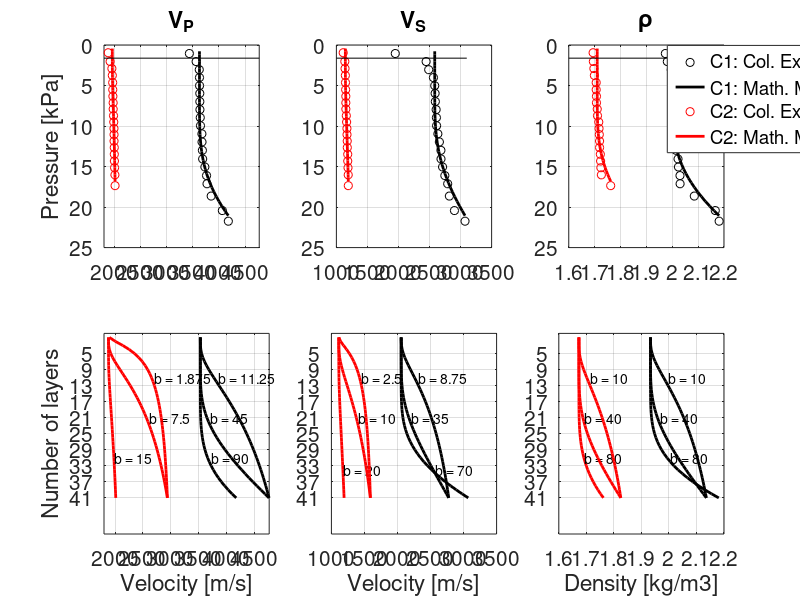

Here is the MATLAB script that generated this plot: (Note: this script raises an error after producing the figure.)
%__________________________________________________________________________
%
% **** Teoria de Backus com correção da pressão de OverBurden *************
% A correção é baseada na equação y = y0 + A*exp(p) para as velocidades P e
% S e para a densidade, em que crescem com o acréscimo da pressão de
% overburden (p).
%__________________________________________________________________________

clc
clear all
close all

% ====>>> Backus' formalism

% Vetor amostras
nmax = 41;         % Número máximo de camadas da maior amostra
ncam = [5:4:nmax]; % Vetor com a quantidade de camadas das amostras

% Valor médio da espessura das camadas - artigo 1
zi = 1.4689; % mm

% Vetor espessuras de cada camada da amostra: atribui erro de +-4.85% a zi
z1=(zi+0.0485*(rand(1,ncam(numel(ncam)))-rand(1,ncam(numel(ncam)))))/1000;

% Vetor com as espessuras de cada amostra
for i = 1:numel(ncam);
   h(i) = sum(z1(1:ncam(i)));
end

%% Lendo os dados do experimento das colunas de cimento e argamassa

cim = load('dados_expCol_cim.txt'); % h_plug, Vp, Vs, Rho
ro_c_expC = sort(cim(:,2));
vp_c_expC = sort(cim(:,3));
vs_c_expC = sort(cim(:,4));

arg = load('dados_expCol_arg.txt'); % h_plug, Vp, Vs, Rho
ro_a_expC = sort(arg(:,2));
vp_a_expC = sort(arg(:,3))+674;
vs_a_expC = sort(arg(:,4))+329;

load('z_c.txt');
load('z_a.txt');
pcol_c = load('pres_c.txt');
pcol_a = load('pres_a.txt');


%% PARÂMETROS DE C1 E C2 (AMOSTRAS REFERÊNCIAS) PARA:
%  (C1: cimento100% e C2: argamassa40%+a.media60%)

% == Valores iniciais ==

% Escolha feita para o Artigo 1
vp_c_art_i = 3531.8;    % [m/s] cim
vs_c_art_i = 2055.7;    % [m/s] cim
vp_a_art_i = 1880.8;    % [m/s] arg
vs_a_art_i = 1111.6;    % [m/s] arg
ro_c_art_i = 1.933;     % [kg/m3] cim
ro_a_art_i = 1.673;     % [kg/m3] arg

% Baseado no exp. das colunas
vp_c_pob_i = 3626.62;   % [m/s] cim
vs_c_pob_i = 2583.89;   % [m/s] cim
vp_a_pob_i = 1959.10;   % [m/s] arg
vs_a_pob_i = 1144.40;   % [m/s] arg
ro_c_pob_i = 2.001;     % [kg/m3] cim
ro_a_pob_i = 1.710;     % [kg/m3] arg

% == Valores finais ==

% Baseado no exp. das colunas
vp_c_pob_f = 4178.74;   % [m/s] cim
vs_c_pob_f = 3071.76;   % [m/s] cim
vp_a_pob_f = 2011.70;   % [m/s] arg
vs_a_pob_f = 1191.90;   % [m/s] arg
ro_c_pob_f = 2.181;    % [kg/m3] cim
ro_a_pob_f = 1.762;    % [kg/m3] arg

% Baseado na V_eff experimental amostra 33 camadas
vp_c_ptc_f = 4767.93;   % [m/s] cim
vs_c_ptc_f = 2775.76;   % [m/s] cim
vp_a_ptc_f = 2939.69;   % [m/s] arg
vs_a_ptc_f = 1589.58;   % [m/s] arg
ro_c_ptc_f = 2.13596;    % [kg/m3] cim
ro_a_ptc_f = 1.82524;    % [kg/m3] arg


%% Gerando valores de P_OB: u(p_ob) = u0 + du*exp[b*(1/p_ob - 1/p_máx)] )

% x: vetor espessuras das camadas individuais
% ---- Com zi = 1.468 mm   (tamanho real das amostras)
% x = [zi/1000:zi/1000:zi/1000*nmax];
% ---- Considerando razão: 6cm:1m ou 1.468mm : 2.43cm
zi = 2.439;   
x = [zi/100:zi/100:zi/100*nmax];    
                                 
% C1: P_OB baseado no expCol
pres_c =  3.7*x.^2 + 17*x + 0.36;

% C2: P_OB baseado no expCol
pres_a = 0.76*x.^2 + 16*x + 0.049;


%% Validação Modelo Mat. com o Exp da Coluna C1 e C2

% cimento
pcol_cs = pres_c;
pcol_as = pres_a;


b = 90*ones(1,numel(pcol_cs));
expo = exp(  b./pcol_cs - b./pcol_cs(numel(pcol_cs))  );
del = vp_c_pob_f - vp_c_pob_i;
vp_c_col = vp_c_pob_i + del./expo;
%
b = 70*ones(1,numel(pcol_cs));
expo = exp(  b./pcol_cs - b./pcol_cs(numel(pcol_cs))  );
del = vs_c_pob_f - vs_c_pob_i;
vs_c_col = vs_c_pob_i + del./expo;
%
b = 80*ones(1,numel(pcol_cs));
expo = exp(  b./pcol_cs - b./pcol_cs(numel(pcol_cs))  );
del = ro_c_pob_f - ro_c_pob_i;
ro_c_col = ro_c_pob_i + del./expo;


% argamassa

b = 15*ones(1,numel(pcol_cs));
expo = exp(  b./pcol_as - b./pcol_as(numel(pcol_as))  );
del = vp_a_pob_f - vp_a_pob_i;
vp_a_col = vp_a_pob_i + del./expo;
%
b = 20*ones(1,numel(pcol_cs));
expo = exp(  b./pcol_as - b./pcol_as(numel(pcol_as))  );
del = vs_a_pob_f - vs_a_pob_i;
vs_a_col = vs_a_pob_i + del./expo;
%
b = 80*ones(1,numel(pcol_cs));
expo = exp(  b./pcol_as - b./pcol_as(numel(pcol_as))  );
del = ro_a_pob_f - ro_a_pob_i;
ro_a_col = ro_a_pob_i + del./expo;

%

figure(3)
%suptitle('Pressure-Corrected Properties of C1 and C2 in Col. Exp. using Math. Model')

subplot(2,3,1)
title('V_P')
ylabel('Pressure [kPa]')
hold on
plot(vp_c_expC,pcol_c,'ok')
plot(vp_c_col,pcol_cs,'k','LineWidth',2)
plot(vp_a_expC,pcol_a,'or')
plot(vp_a_col,pcol_as,'r','LineWidth',2)
plot([1800 4770],pres_c(3)*ones(1,2),'k')
xlim([1800 4770])
set(gca,'YDir','reverse')
set(gca,'FontSize',15)
grid on; box on;

subplot(2,3,2)
title('V_S')
hold on
plot(vs_c_expC,pcol_c,'ok')
plot(vs_c_col,pcol_cs,'k','LineWidth',2)
plot(vs_a_expC,pcol_a,'or')
plot(vs_a_col,pcol_as,'r','LineWidth',2)
plot([1000 3100],pres_c(3)*ones(1,2),'k')
set(gca,'YDir','reverse')
set(gca,'FontSize',15)
grid on; box on;

subplot(2,3,3)
title('\rho')
hold on
plot(ro_c_expC,pcol_c,'ok')
plot(ro_c_col,pcol_cs,'k','LineWidth',2)
plot(ro_a_expC,pcol_a,'or')
plot(ro_a_col,pcol_as,'r','LineWidth',2)
plot([1.6 2.2],pres_c(3)*ones(1,2),'k')
set(gca,'YDir','reverse')
set(gca,'FontSize',15)
grid on; box on;
leg1 = legend('C1: Col. Exp.','C1: Math. Model','C2: Col. Exp.','C2: Math. Model')
set(leg1,...
    'Position',[0.834099050388767 0.745505910563849 0.151607959892082 0.144067792569177]);

set(gcf,'Position',[50 50 1500 1000]);


%% -------------------------------------------
%  P and S Wave Velocity and Rho vs P_OB:
%  -------------------------------------------
%  vp_c = vp_c_i + A.*del./expo; % coeficiente "A": no futuro

% Parâmetro de sensibilidade (b):
    b1 = [90 70 80 15 20 80];
    b2 = [90 70 80 15 20 80]/2;
    b3 = [90 70 80 15 20 80]/8; % Figura 12
    
bb = [b1;b2;b3];

pp   = [pres_c' pres_a'];
ui   = [vp_c_art_i vs_c_art_i ro_c_art_i vp_a_art_i vs_a_art_i ro_a_art_i];
%ui   = [vp_c_pob_i vs_c_pob_i ro_c_art_i vp_a_pob_i vs_a_pob_i ro_a_pob_i];
u_fi = [vp_c_pob_f vs_c_pob_f ro_c_pob_f vp_a_pob_f vs_a_pob_f ro_a_pob_f;
        vp_c_ptc_f vs_c_ptc_f ro_c_ptc_f vp_a_ptc_f vs_a_ptc_f ro_a_ptc_f];

for ii = 1:3

    i = ii;
    if ii > 1
        i = 2;
    end
    uf = u_fi(i,:);
    pc  = pp(:,1);
    pa  = pp(:,2);
    
    % =============================== For C1 layers

    b  = bb(ii,:);

    expo = exp(  b(1)./pc - b(1)./pc(numel(pc))  );
    del = uf(1) - ui(1);
    vp_c(:,ii) = ui(1) + del./expo;

    expo = exp(  b(2)./pc - b(2)./pc(numel(pc))  );
    del = uf(2) - ui(2);
    vs_c(:,ii) = ui(2) + del./expo;

    expo = exp(  b(3)./pc - b(3)./pc(numel(pc))  );
    del = uf(3) - ui(3);
    ro_c(:,ii) = ui(3) + del./expo;


    % =============================== For C2 layers


    expo = exp( b(4)./pa - b(4)./pa(numel(pa)) );
    del = uf(4) - ui(4);
    vp_a(:,ii) = ui(4) + del./expo;

    expo = exp( b(5)./pa - b(5)./pa(numel(pa)) );
    del = uf(5) - ui(5);
    vs_a(:,ii) = ui(5) + del./expo;

    expo = exp( b(6)./pa - b(6)./pa(numel(pa)) );
    del = uf(6) - ui(6);
    ro_a(:,ii) = ui(6) + del./expo;

end

% >>>> Figura das correções: vp, vs e rho

figure(3)
%xx = x*100;    % para valores de pressão
xx = [1:nmax];    % para numero de camadas
ncam = [5:4:nmax];

subplot(2,3,4)
hold on
plot(vp_c(:,1),xx,'k','lineWidth',2)
    texto = sprintf('b = %s', num2str(bb(1,1)));%,'%0.1f'));
    text(vp_c(33,1),xx(31), texto);
plot(vp_a(:,1),xx,'r','lineWidth',2)
    texto = sprintf('b = %s', num2str(bb(1,4)));%,'%0.1f'));
    text(vp_a(34,1),xx(31), texto);
plot(vp_c(:,2),xx,'k','lineWidth',2)
    texto = sprintf('b = %s', num2str(bb(2,1)));%,'%0.1f'));
    text(vp_c(23,2),xx(21), texto);
plot(vp_a(:,2),xx,'r','lineWidth',2)
    texto = sprintf('b = %s', num2str(bb(2,4)));%,'%0.1f'));
    text(vp_a(23,2),xx(21), texto);
plot(vp_c(:,3),xx,'k','lineWidth',2)
    texto = sprintf('b = %s', num2str(bb(3,1)));%,'%0.1f'));
    text(vp_c(13,3),xx(11), texto);
plot(vp_a(:,3),xx,'r','lineWidth',2)
    texto = sprintf('b = %s', num2str(bb(3,4)));%,'%0.1f'));
    text(vp_a(13,3),xx(11), texto);
xlabel('Velocity [m/s]')
ylabel('Number of layers')
xlim([1800 4770])
grid on; box on;
set(gca,'FontSize',15)
set(gca,'YDir','reverse')
set(gca,'YTick',ncam)

subplot(2,3,5)
hold on
plot(vs_c(:,1),xx,'k','lineWidth',2)
    texto = sprintf('b = %s', num2str(bb(1,2)));%,'%0.1f'));
    text(vs_c(35,1),xx(34), texto);
plot(vs_a(:,1),xx,'r','lineWidth',2)
    texto = sprintf('b = %s', num2str(bb(1,5)));%,'%0.1f'));
    text(vs_a(37,1),xx(34), texto);
plot(vs_c(:,2),xx,'k','lineWidth',2)
    texto = sprintf('b = %s', num2str(bb(2,2)));%,'%0.1f'));
    text(vs_c(23,2),xx(21), texto);
plot(vs_a(:,2),xx,'r','lineWidth',2)
    texto = sprintf('b = %s', num2str(bb(2,5)));%,'%0.1f'));
    text(vs_a(23,2),xx(21), texto);
plot(vs_c(:,3),xx,'k','lineWidth',2)
    texto = sprintf('b = %s', num2str(bb(3,2)));%,'%0.1f'));
    text(vs_c(13,3),xx(11), texto);
plot(vs_a(:,3),xx,'r','lineWidth',2)
    texto = sprintf('b = %s', num2str(bb(3,5)));%,'%0.1f'));
    text(vs_a(13,3),xx(11), texto);
xlabel('Velocity [m/s]')
%ylim([0 1.5])
grid on; box on;
set(gca,'FontSize',15)
set(gca,'YDir','reverse')
set(gca,'YTick',ncam)

subplot(2,3,6)
hold on
plot(ro_c(:,1),xx,'k','lineWidth',2)
    texto = sprintf('b = %s', num2str(bb(1,3)));%,'%0.1f'));
    text(ro_c(32,1),xx(31), texto);
plot(ro_a(:,1),xx,'r','lineWidth',2)
    texto = sprintf('b = %s', num2str(bb(1,6)));%,'%0.1f'));
    text(ro_a(32,1),xx(31), texto);
plot(ro_c(:,2),xx,'k','lineWidth',2)
    texto = sprintf('b = %s', num2str(bb(2,3)));%,'%0.1f'));
    text(ro_c(23,2),xx(21), texto);
plot(ro_a(:,2),xx,'r','lineWidth',2)
    texto = sprintf('b = %s', num2str(bb(2,6)));%,'%0.1f'));
    text(ro_a(23,2),xx(21), texto);
plot(ro_c(:,3),xx,'k','lineWidth',2)
    texto = sprintf('b = %s', num2str(bb(3,3)));%,'%0.1f'));
    text(ro_c(13,3),xx(11), texto);
plot(ro_a(:,3),xx,'r','lineWidth',2)
    texto = sprintf('b = %s', num2str(bb(3,6)));%,'%0.1f'));
    text(ro_a(13,3),xx(11), texto);
xlabel('Density [kg/m3]')
%ylim([0 1.5])
grid on; box on;
set(gca,'FontSize',15)
set(gca,'YDir','reverse')
set(gca,'YTick',ncam)
%leg1 = legend('C1','C2')
%set(leg1,'Position',[0.8739 0.3633 0.0581 0.0747]);

set(gcf,'Position',[50 50 1500 1000]);



%==========================================================================
%%      Backus com correção da pressão de overburden camada a camada
%==========================================================================

for i = 1:3
    
    vp = [vp_c(:,i) vp_a(:,i)];  % Ordem: [valor da camada-1    valor da camada-2]
    vs = [vs_c(:,i) vs_a(:,i)];  % Ordem: [valor da camada-1    valor da camada-2]
    rc = ro_c(:,i);
    ra = ro_a(:,i);
    % Vpz e Vsz (= Vsv)
    %[vpz_bkus(:,i), vsz_bkus(:,i), vpz_coar, vsz_coar] = bkus_vz_ovb (z1,ncam,vp,vs,rc,ra);
    %[vpx_bkus(:,i), vsh_bkus(:,i), vpx_coar, vsh_coar] = bkus_vx_ovb (z1,ncam,vp,vs,rc,ra,vpz_bkus(:,i),vsz_bkus(:,i));
    [VV,VVc] = bkus_samples_ovb (z1,ncam,vp,vs,rc,ra) % para 500 kHz

    vpx_bkus(:,i) = VV(:,1);
    vpz_bkus(:,i) = VV(:,2);
    vsh_bkus(:,i) = VV(:,3);
    vsz_bkus(:,i) = VV(:,4);
    vpx_coar(:,i) = VVc(:,1);
    vpz_coar(:,i) = VVc(:,2);
    vsh_coar(:,i) = VVc(:,3);
    vsz_coar(:,i) = VVc(:,4);    
    
end
save('vpz_bkus_ptc2.txt','vpz_bkus','-ascii');
save('vpz_coar_ptc2.txt','vpz_coar','-ascii');

%==========================================================================
%%      Backus sem correção: com os valores definidos inicialmente
%==========================================================================
load('vpz_bkus_500.txt');
load('vpx_bkus_500.txt');
load('vsh_bkus_500.txt');
load('vsz_bkus_500.txt');

%==========================================================================
%%      Backus com valor de C1 e C2 estimado a partir da sample33
%==========================================================================

vpz_est33_tc = load('dado_vpz33_500_estimat_PTC.txt');
vpx_est33_tc = load('dado_vpx33_500_estimat_PTC.txt');
vsh_est33_tc = load('dado_vsh33_500_estimat_PTC.txt');
vsv_est33_tc = load('dado_vsv33_500_estimat_PTC.txt');

%==========================================================================
%%      Velores experimentais: amostras
%==========================================================================

vpz_500k  = load('vpz_500.txt');
vpx_500k  = load('vpx_500.txt');
vsh_500k  = load('vsh_500.txt');
vsv_500k  = load('vsv_500.txt');

figure(10)

subplot(1,4,1)
hold on
plot(vpz_bkus_500(1:10),ncam(1:10),'k','LineWidth',2) % sem correção
plot(vpz_bkus,ncam,'r','LineWidth',2)                 % com correção P_ob
plot(vpz_est33_tc(1:10),[5:4:41],'b','LineWidth',2)   % com estimativa P_tc
plot(vpz_500k(2:10),ncam(2:10),'--om','LineWidth',2)  % com correção P_ob
title('V^{e}_{PZ}')
ylabel('Number of Layers')
xlabel('Velocity [m/s]')
set(gca,'YDir','Reverse')
set(gca,'YTick',ncam)
set(gca,'FontSize',15)
%xlim([1400 2200])
%legend('Backus 1','Backus 2','Backus 3','Real')
grid on; box on

subplot(1,4,2)
hold on
plot(vpx_bkus_500(1:10),ncam(1:10),'k','LineWidth',2) % sem correção
plot(vpx_bkus,ncam,'r','LineWidth',2)                 % com correção P_ob
plot(vpx_est33_tc(1:10),[5:4:41],'b','LineWidth',2)       % com estimativa P_tc
plot(vpx_500k(2:10),ncam(2:10),'--om','LineWidth',2)  % com correção P_ob
title('V^{e}_{PX}')
%ylabel('Number of Layers')
xlabel('Velocity [m/s]')
set(gca,'YDir','Reverse')
set(gca,'YTick',ncam)
set(gca,'FontSize',15)
%xlim([1400 2200])
%legend('Backus 1','Backus 2','Backus 3','Real')
grid on; box on

subplot(1,4,3)
hold on
plot(vsh_bkus_500(1:10),ncam(1:10),'k','LineWidth',2) % sem correção
plot(vsh_bkus,ncam,'r','LineWidth',2)                 % com correção P_ob
plot(vsh_est33_tc(1:10),[5:4:41],'b','LineWidth',2)       % com estimativa P_tc
plot(vsh_500k(2:10),ncam(2:10),'--om','LineWidth',2)  % com correção P_ob
title('V^{e}_{SH}')
%ylabel('Number of Layers')
xlabel('Velocity [m/s]')
set(gca,'YDir','Reverse')
set(gca,'YTick',ncam)
set(gca,'FontSize',15)
%xlim([1400 2200])
%legend('Backus 1','Backus 2','Backus 3','Real')
grid on; box on

subplot(1,4,4)
hold on
plot(vsv_500k(2:10),ncam(2:10),'--om','LineWidth',2)  % com correção P_ob
plot(vsz_bkus_500(1:10),ncam(1:10),'k','LineWidth',2) % sem correção
plot(vsv_est33_tc(1:10),[5:4:41],'b','LineWidth',2)       % com estimativa P_tc
plot(vsz_bkus,ncam,'r','LineWidth',2)                 % com correção P_ob
title('V^{e}_{SV}')
%ylabel('Number of Layers')
xlabel('Velocity [m/s]')
set(gca,'YDir','Reverse')
set(gca,'YTick',ncam)
set(gca,'FontSize',15)
%xlim([1400 2200])
leg1 = legend('Real','Backus 1','Backus 2','Backus 3')
title(leg1,'500 kHz')
set(leg1,...
    'Position',[0.864949763047399 0.703903445737694 0.101837670410574 0.184129424840901]);
grid on; box on

set(gcf,'Position',[50 50 1500 1000]);
